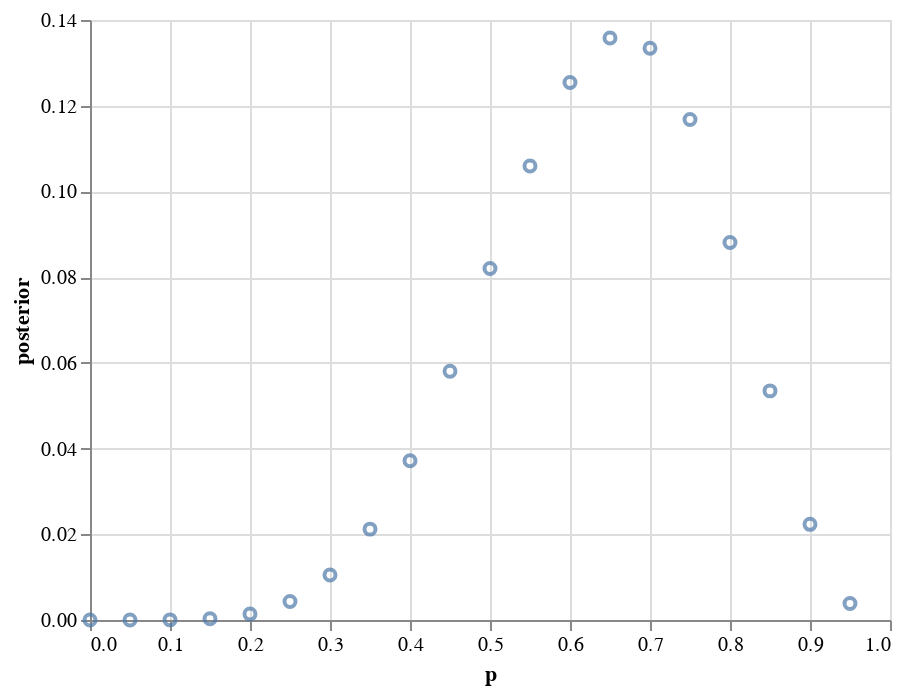

The notebook cell this image was saved under:
### Code cell
# using altair declarative library
data = pd.DataFrame({'p':p_grid, 'posterior':posterior})
alt.Chart(data).mark_point().encode(x='p', y='posterior', tooltip=['p','posterior'])

### Figure 1 — Vega-Lite specification as saved in the notebook (floating-point values rounded to 4 significant figures)
{"$schema": "https://vega.github.io/schema/vega-lite/v3.4.0.json", "config": {"mark": {"tooltip": null}, "view": {"height": 300, "width": 400}}, "data": {"name": "data-2876b42d1dcc64af569e4c11fb4074b0"}, "datasets": {"data-2876b42d1dcc64af569e4c11fb4074b0": [{"p": 0, "posterior": 0}, {"p": 0.05, "posterior": 5.626e-07}, {"p": 0.1, "posterior": 3.062e-05}, {"p": 0.15, "posterior": 0.0002938}, {"p": 0.2, "posterior": 0.001376}, {"p": 0.25, "posterior": 0.004326}, {"p": 0.3, "posterior": 0.0105}, {"p": 0.35, "posterior": 0.0212}, {"p": 0.4, "posterior": 0.03716}, {"p": 0.45, "posterior": 0.05802}, {"p": 0.5, "posterior": 0.08203}, {"p": 0.55, "posterior": 0.1059}, {"p": 0.6, "posterior": 0.1254}, {"p": 0.65, "posterior": 0.1358}, {"p": 0.7, "posterior": 0.1334}, {"p": 0.75, "posterior": 0.1168}, {"p": 0.8, "posterior": 0.08808}, {"p": 0.85, "posterior": 0.05346}, {"p": 0.9, "posterior": 0.02232}, {"p": 0.95, "posterior": 0.003859}]}, "encoding": {"tooltip": [{"field": "p", "type": "quantitative"}, {"field": "posterior", "type": "quantitative"}], "x": {"field": "p", "type": "quantitative"}, "y": {"field": "posterior", "type": "quantitative"}}, "mark": "point"}
